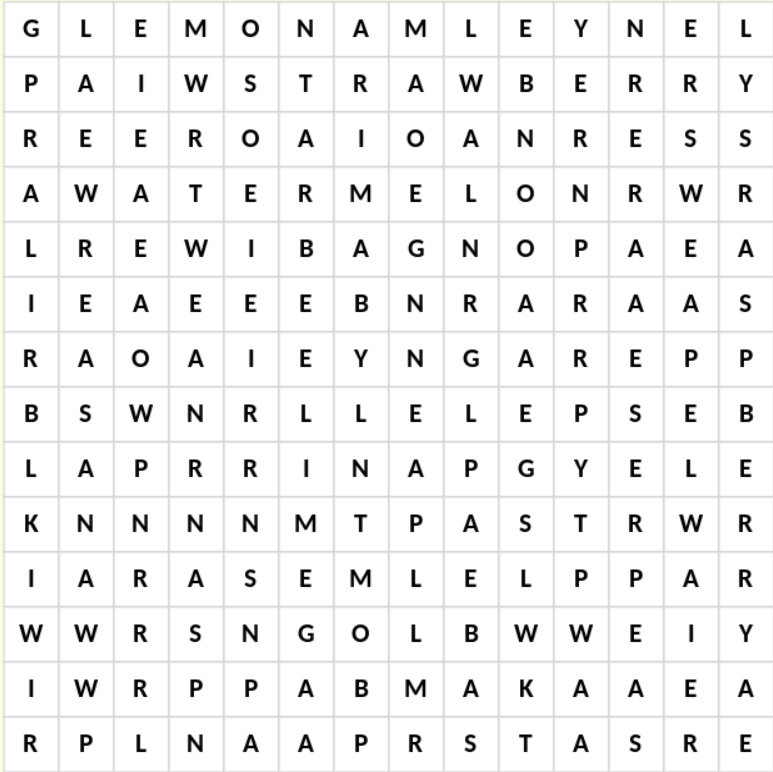
#> input picture sample.png, 773 x 772 px
$ python wordfind.py
#> lines starting #> are read from the running program, lines starting #| are printed output that depends on the picture
import cv2
import numpy as np
import pytesseract

print() #Print of good luck
# Image Processesing
img = cv2.imread("sample.png")
#> img is the input picture: shape (772, 773, 3); mean B, G, R 241.4, 241.6, 241.6
img= cv2.cvtColor(img,cv2.COLOR_BGR2GRAY)
#> img: shape (772, 773)
img=cv2.resize(img, (0,0), fx=2.5, fy=1.5)
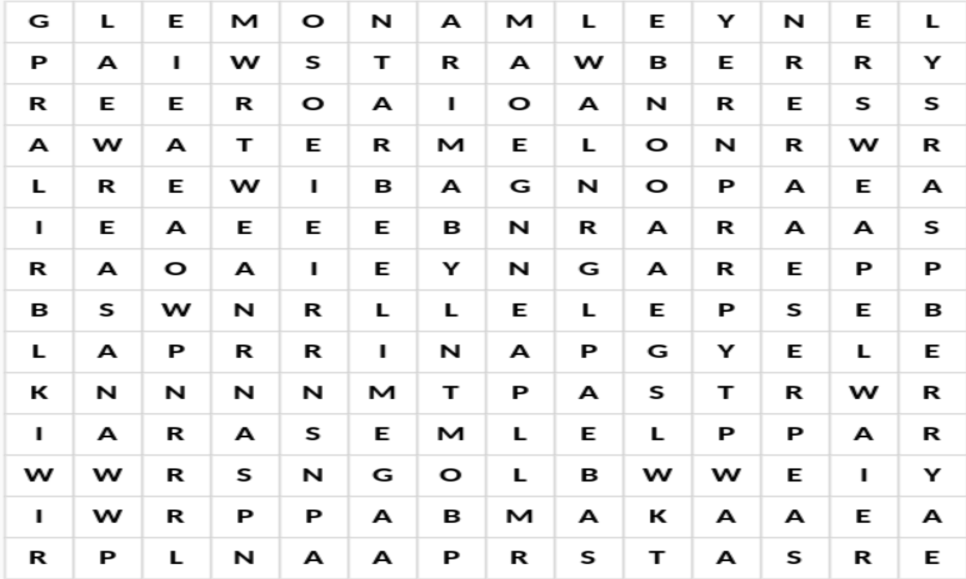
#> img: shape (1158, 1932) (shown at 1/2 size); min 0, max 255, mean 241.6

# OCR
#> (the run stopped early here; a loop or call above may not have finished)
